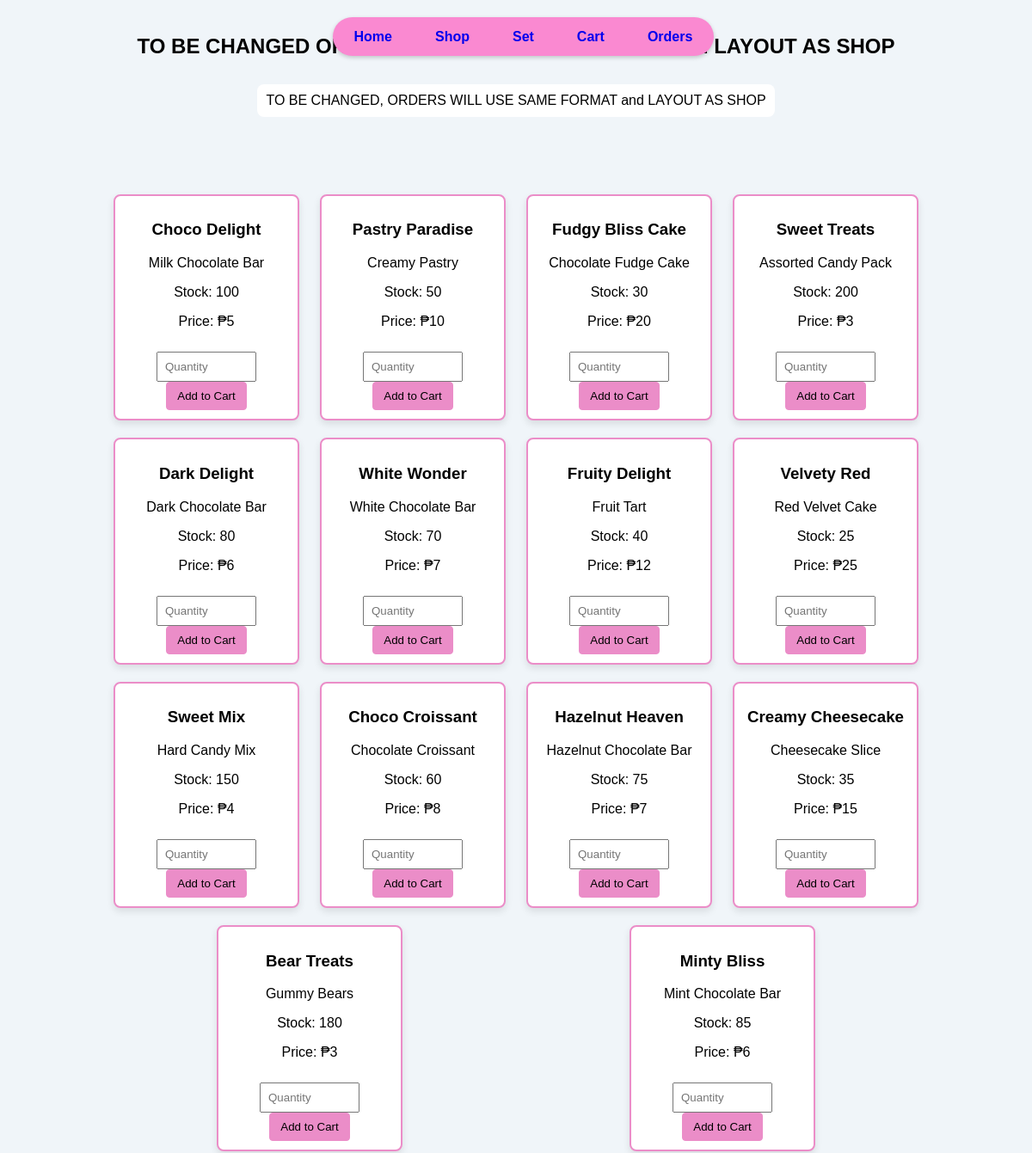
/orders.php, run on the app's committed database.
### tables this page shows
CREATE TABLE IF NOT EXISTS item
(
  item_ID INT(8) PRIMARY KEY NOT NULL AUTO_INCREMENT,
  company_ID INT(8) NOT NULL,
  category ENUM('Cake','Candy','Chocolate','Pastry') NOT NULL,
  item_desc VARCHAR(45) NOT NULL,
  item_name VARCHAR(45) NOT NULL,
  item_price INT(10) NOT NULL,
  item_stock INT(10) NOT NULL,
  KEY `company_id` (`company_ID`),
  CONSTRAINT `company_id` FOREIGN KEY (`company_ID`) REFERENCES `company` (`company_ID`) ON DELETE CASCADE ON UPDATE CASCADE
);

### orders.php (the view, shortened to what this page needs)
<!DOCTYPE html>
<html lang="en">
<head>
    <link rel="stylesheet" href="styles.css">
</head>
<body>
    <div class ="container">
        <div class="navbar">
            <nav>
                <a href="home.php">Home</a>
                <a href="shop.php">Shop</a>
                <a href="set.php">Set</a>
                <a href="cart.php">Cart</a>
                <a href="orders.php">Orders</a>
            </nav>
        </div>
    </div>
    <h2>TO BE CHANGED ORDERS WILL USE SAME FORMAT and LAYOUT AS SHOP</h2>
    <?php
    $userid = isset($_SESSION['user_ID']) ? $_SESSION['user_ID'] : 0;
    $servername = "localhost";
    $username = "root";
    $password = "";
    $dbname = "confectionary";
    $conn = new mysqli($servername, $username, $password, $dbname);
    echo '<div class="category-buttons">';
    echo 'TO BE CHANGED, ORDERS WILL USE SAME FORMAT and LAYOUT AS SHOP';
    echo  '</div>';
    $categoryFilter = "";
    $sql = "SELECT item_ID, item_name, item_desc, item_stock, item_price FROM item" . $categoryFilter;
    $stmt = $conn->prepare($sql);
    $stmt->execute();
    $result = $stmt->get_result();
    if ($result->num_rows > 0) {
        echo '<div class="item-container">';
        while ($row = $result->fetch_assoc()) {
            echo '<div class="item-box">
                    <h3>' . $row["item_name"] . '</h3>
                    <p>' . $row["item_desc"] . '</p>
                    <p>Stock: ' . $row["item_stock"] . '</p>
                    <p>Price: ₱' . $row["item_price"] . '</p>
                    <input type="number" class="quantity-input" placeholder="Quantity" min="1" max="' . $row["item_stock"] . '" id="quantity' . $row["item_ID"] . '">
                    <button class="add-to-cart-button" onclick="addToCart(' . $row["item_ID"] . ', ' . $row["item_stock"] . ', '. $userid.')">Add to Cart</button>
                    <div class="error-message" id="error' . $row["item_ID"] . '"></div>
                </div>';
        }
        echo '</div>';
    } else {
        echo "0 results";
    }
    ?>
</body>
</html>

### styles.css (style rules this page uses)
body { background-color: #f0f5f9; font-family: Arial, sans-serif; margin: 0; padding: 0; display: flex; flex-direction: column; align-items: center; justify-content: center; height: 100vh; }
.category-buttons { margin-top: 10px; background-color: #ffffff; padding: 10px; border-radius: 8px; overflow: hidden; display: flex; justify-content: center; }
.item-container { display: flex; flex-wrap: wrap; justify-content: space-around; width: 80%; margin-top: 80px; }
.item-box { width: 22%; background-color: #ffffff; border: 2px solid #eb8dc8; border-radius: 8px; margin: 50px; padding: 10px; box-shadow: 0 4px 8px rgba(0, 0, 0, 0.1); text-align: center; }
.quantity-input { width: 50%; padding: 8px; margin-top: 10px; }
.add-to-cart-button { background-color: #eb8dc8; color: black; border: 1px solid #eb8dc8; border-radius: 4px; padding: 8px 12px; cursor: pointer; text-align: center; }

### orders.php (style rules this page uses)
.container { text-align: center; max-width: 600px; width: 100%; margin-left: 13px; margin-bottom: 10px; }
.navbar { position: fixed; z-index: 1000; text-align: center; font-family: 'Trebuchet MS', 'Lucida Sans Unicode', 'Lucida Grande', 'Lucida Sans', Arial, sans-serif; font-size: 16px; font-weight: 700; line-height: 25px; background-color: #fa89d1; box-shadow: 0px 2px 5px rgba(0, 0, 0, 0.2); border-radius: 50px; margin-left: 80px; margin-top: 20px; }
nav { display: flex; justify-content: center; align-items: center; }
nav a { text-decoration: none; margin: 0 15px; padding: 10px; font-weight: bold; }
.item-container { display: flex; flex-wrap: wrap; justify-content: space-around; width: 80%; margin-top: 80px; overflow-y: auto; }
.item-box { width: 20%; background-color: #ffffff; border: 2px solid #eb8dc8; border-radius: 8px; margin: 10px; padding: 10px; box-shadow: 0 4px 8px rgba(0, 0, 0, 0.1); text-align: center; overflow-y: auto; }
.add-to-cart-button { background-color: #eb8dc8; color: black; border: 1px solid #eb8dc8; border-radius: 4px; padding: 8px 12px; cursor: pointer; text-align: center; }

### data on the page
item: item_name "Choco Delight", item_desc "Milk Chocolate Bar", item_stock "100", item_price "5"
item: item_name "Pastry Paradise", item_desc "Creamy Pastry", item_stock "50", item_price "10"
item: item_name "Fudgy Bliss Cake", item_desc "Chocolate Fudge Cake", item_stock "30", item_price "20"
item: item_name "Sweet Treats", item_desc "Assorted Candy Pack", item_stock "200", item_price "3"
item: item_name "Dark Delight", item_desc "Dark Chocolate Bar", item_stock "80", item_price "6"
item: item_name "White Wonder", item_desc "White Chocolate Bar", item_stock "70", item_price "7"
item: item_name "Fruity Delight", item_desc "Fruit Tart", item_stock "40", item_price "12"
item: item_name "Velvety Red", item_desc "Red Velvet Cake", item_stock "25", item_price "25"
item: item_name "Sweet Mix", item_desc "Hard Candy Mix", item_stock "150", item_price "4"
item: item_name "Choco Croissant", item_desc "Chocolate Croissant", item_stock "60", item_price "8"
item: item_name "Hazelnut Heaven", item_desc "Hazelnut Chocolate Bar", item_stock "75", item_price "7"
item: item_name "Creamy Cheesecake", item_desc "Cheesecake Slice", item_stock "35", item_price "15"
item: item_name "Bear Treats", item_desc "Gummy Bears", item_stock "180", item_price "3"
item: item_name "Minty Bliss", item_desc "Mint Chocolate Bar", item_stock "85", item_price "6"
